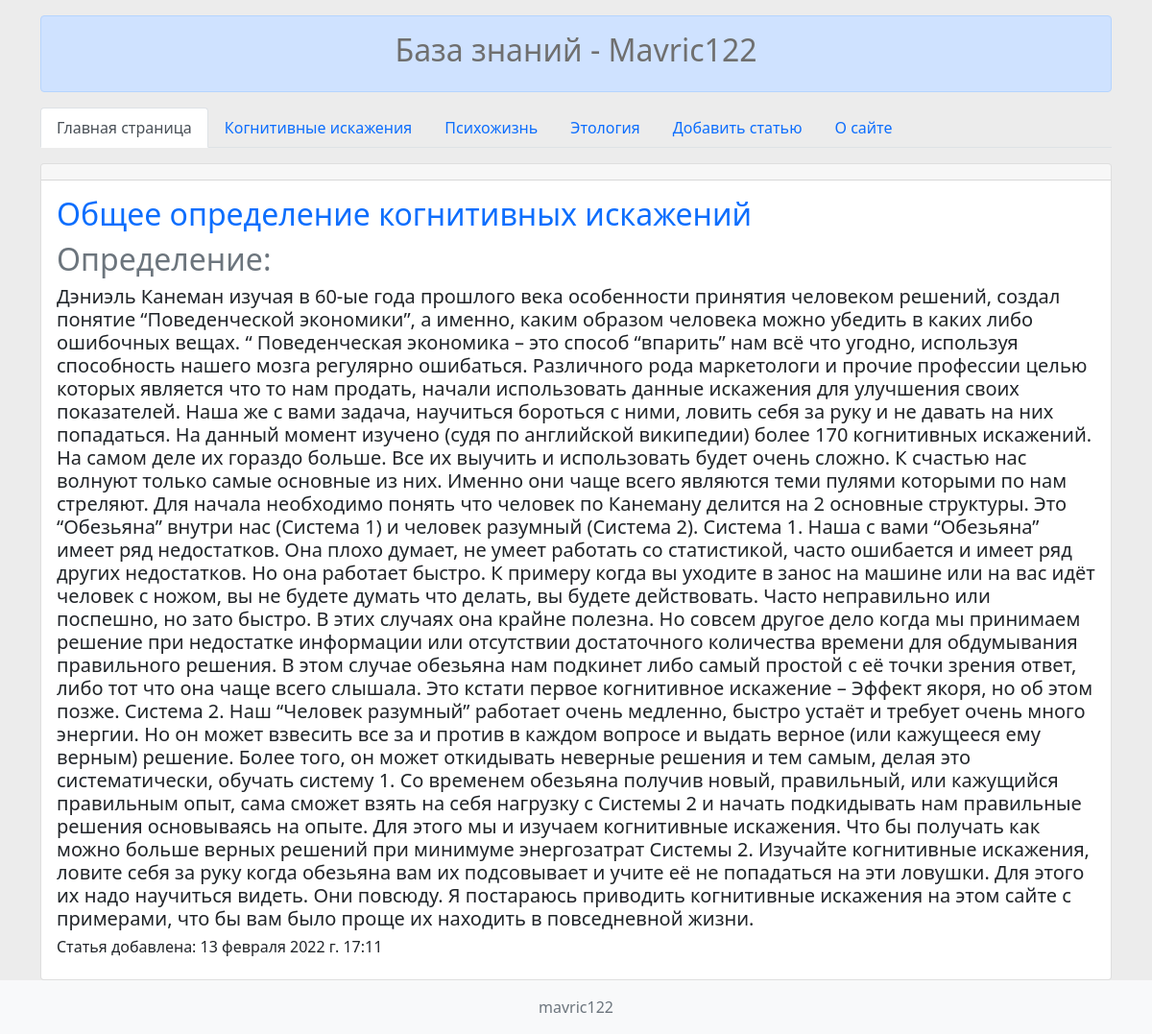
Page /article/3/ on the committed database.
### Article/models.py (models this page shows, shortened)
class Category(models.Model):
    title = models.CharField(max_length=150, db_index=True, verbose_name='Наименование категории')
    class Meta:
        verbose_name = 'Категория'
        verbose_name_plural = 'Категории'
        ordering = ['title']  # Сортировка по title

class Article(models.Model):
    title = models.CharField(max_length=90, verbose_name='Наименование')
    content = models.TextField(verbose_name='Описание')
    examples = models.TextField(verbose_name='Примеры', blank=True)
    solution = models.TextField(verbose_name='Решение', blank=True)
    created_at = models.DateTimeField(auto_now_add=True, verbose_name='Дата публикации')
    updated_at = models.DateTimeField(auto_now=True, verbose_name='Дата последнего изменения')
    photo = models.ImageField(upload_to='photos/%Y/%m/%d/', blank=True, verbose_name='Фото')
    is_published = models.BooleanField(default=True, verbose_name='Опубликовано?')
    category = models.ForeignKey('Category', on_delete=models.PROTECT, null=True)
    views = models.IntegerField(default=0)
    class Meta:
        verbose_name = 'Тема'
        verbose_name_plural = 'Темы'
        ordering = ['created_at']  # Сортировка по дате создания

### Article/views.py (the view)
# urls.py: path('article/<int:article_id>/', view_article, name='article'),
def view_article(request, article_id):
    article_item = get_object_or_404(Article, pk=article_id)
    content = {'article_item': article_item
               }
    return render(request, 'mysite/view_article.html', content)

### Article/templatetags/articles_tags.py (called while the page is built)
@register.simple_tag(name='get_list_categories')
def get_categories():
    return Category.objects.all()

### mysite/templates/mysite/view_article.html (shortened to what this page needs)
{% load static %}
<!doctype html>
<html lang="en">
<head>
    <link href="https://cdn.jsdelivr.net/npm/bootstrap@5.1.3/dist/css/bootstrap.min.css" rel="stylesheet"
>
        <link rel="stylesheet" href="{% static 'css/style.css' %}">
</head>
<body>
    <div class="col-md-12">
        {% block header %}
        {% include 'inc/_header.html' %}
        {% endblock %}
<div class="container mt-3">
    <div class="col-md-12">
        <div class="card">
            <div class="card-header">
            </div>
            <div class="card-body">
                <h2 class="card-title text-primary ">{{ article_item.title }}</h2>
                <h2 class="card-title text-secondary ">Определение: </h2><h5 class="card-title">{{ article_item.content }}</h5>
                <h6 class="card-title"> Статья добавлена: {{ article_item.created_at }}</h6>
            </div>
        </div>
    </div>
</div>
        {% block footer %}
        {% include 'inc/_footer.html' %}
        {% endblock %}
</body>
</html>

### templates/inc/_header.html
{% load articles_tags %}
<div class="container mt-3">
    <div class="alert alert-primary col-md-12 mx-auto" role="banner">
        <h2 style="text-align: center;">База знаний - Mavric122</h2>
    </div>
    <ul class="nav nav-tabs">
        <li class="nav-item">
            <a class="nav-link active" href="{% url 'home' %}">Главная страница</a>
        </li>
        <li class="nav-item">
            {% get_list_categories as categories %}
            {% for item in categories %}
            <a class="nav-link" href="{% url 'category' item.pk %}">{{ item.title }}</a>
        </li>
        {% endfor %}
        <li class="nav-item">
            <a class="nav-link" href="{% url 'add_article' %}">Добавить статью</a>
        </li>
        <li class="nav-item">
            <a class="nav-link" href="#">О сайте</a>
        </li>
    </ul>
</div>

### templates/inc/_footer.html (shortened to what this page needs)
<div class="bg-light py-2 col-md-">
    <div class="container text-center">
        <p class="text-muted mb-0 py-2">mavric122</p>
    </div>
</div>
</div>

### mysite/static/css/style.css (style rules this page uses)
body { background-color: rgb(236, 236, 236); }
h2 { color:rgb(111, 111, 111); }

### rows in the picture
Category: title "Когнитивные искажения"
Category: title "Психожизнь"
Category: title "Этология"
Article: title "Общее определение когнитивных искажений", content "Дэниэль Канеман изучая в 60-ые года прошлого века особенности принятия человеком решений, создал понятие “Поведенческой экономики”, а именно, каким образом человека можно убедить в каких либо ошибочных вещах. “ Поведенческая экономика – это способ “впарить” нам всё что угодно, используя способность нашего мозга регулярно ошибаться. Различного рода маркетологи и прочие профессии целью которых является что то нам продать, начали использовать данные искажения для улучшения своих показателей. Наша же с вами задача, научиться бороться с ними, ловить себя за руку и не давать на них попадаться. На данный момент изучено (судя по английской википедии) более 170 когнитивных искажений. На самом деле…", created_at "13 февраля 2022 г. 17:11"
